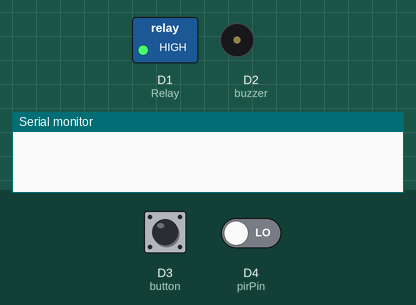
Bench run of a sketch on a simulated ESP8266 (NodeMCU). On the bench: switched loads named in the sketch (green lamp = pin HIGH), buzzer (waves = sounding), the last lines printed to the serial monitor. The test bench sets the inputs (shaded band); at power-on: D3 (button) LOW, D4 (pirPin) LOW.

Above: at 1.2 s.
1.3 s: D3 (button) pulled HIGH for 1 s
At 1.5 s:
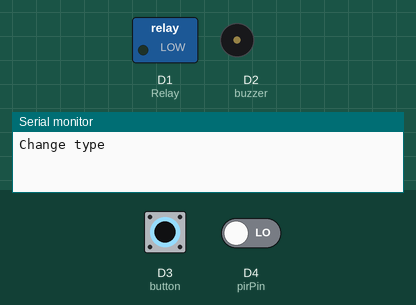
4.3 s: D3 (button) pulled HIGH for 0.15 s
At 5.0 s:
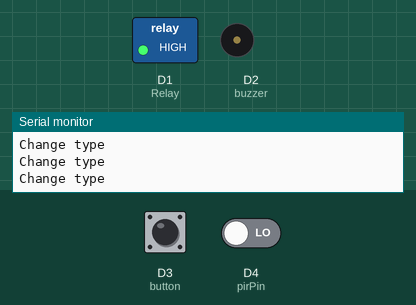
5.9 s: D3 (button) pulled HIGH for 3.2 s
At 9.8 s:
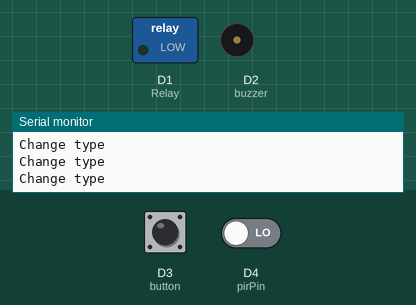
Timing chart, 0 to 11.3 s (numbered marks = the images above; inputs shaded):
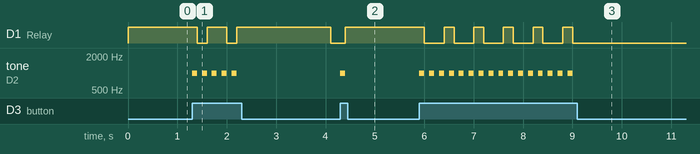

Measured:
- after the input at 1.3 s, D1 (Relay): goes LOW 0.20 s, HIGH 0.40 s, LOW 0.20 s, HIGH 1.9 s, then LOW, starting after 0.10 s; tone on D2 (buzzer): alternates 1000 Hz for 0.10 s and silent for 0.10 s, 10 changes in all, then stays silent, starting at once
- after the input at 4.3 s, D1 (Relay): LOW → HIGH after 0.10 s; tone on D2 (buzzer): silent → 1000 Hz at once, → silent 0.10 s later
- after the input at 5.9 s, D1 (Relay): alternates HIGH for 0.20 s and LOW for 0.40 s, 11 changes in all, then stays LOW, starting after 0.10 s; tone on D2 (buzzer): alternates 1000 Hz for 0.10 s and silent for 0.10 s, 32 changes in all, then stays silent, starting at once

The sketch:

MoveSensor.ino.ino
```cpp
const char* ssid = "StayHigh";
const char* password = "isuckdirtycock";

int pirPin = D4;
int Relay = D1;
int buzzer = D2;
int button = D3;
int val;
int flag = 0;
int buttonVal = 0;
int dl = 0;
int i = 20;

void setup() {

  Serial.begin(9600);
  pinMode(pirPin, INPUT);
  pinMode(Relay, OUTPUT);
  pinMode(buzzer, OUTPUT);
  pinMode(button, INPUT);
  Serial.begin(9600);

}

void loop() {
  val = digitalRead(pirPin); //read state of the PIR
  buttonVal = digitalRead(button);
  if (buttonVal == 1)
  {
    Serial.println("Change type");
    tone(buzzer, 1000); // Send 1KHz sound signal...
    delay(100);        // ...for 1 sec
    noTone(buzzer);
    flag++;
    if (flag > 2)
      flag = 0;
  }
  if (flag == 2)
  {
    if (val == HIGH)
      i = 600;
    if (i > 0)
    {
      digitalWrite(Relay, HIGH);
      i--;
    }
    else
    {
      digitalWrite(Relay, LOW);
    }
  }
  else if (flag == 1)
  {
    digitalWrite(Relay, LOW);
  }
  else
  {
    digitalWrite(Relay, HIGH);
  }
  delay(100);
}
```
